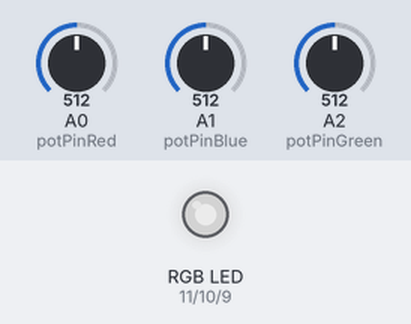
Simulated run of this sketch. Board: Arduino Uno, built with avr-gcc and run on an emulated ATmega328P. On the bench: an RGB LED mixed from three pins (HIGH = lit). Inputs (shaded band) come from the test bench; at power-on: A0 (potPinRed) = 512, A1 (potPinBlue) = 512, A2 (potPinGreen) = 512. Dim RGB values are drawn brighter than linear.

Above: at 1.2 s.
1.3 s: A0 (potPinRed) set to 716
At 2.1 s:
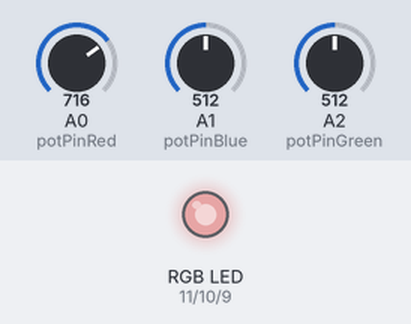
2.8 s: A1 (potPinBlue) set to 716
At 3.2 s:
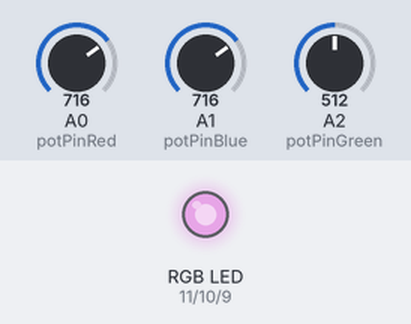
4.3 s: A2 (potPinGreen) set to 716
At 5.5 s:
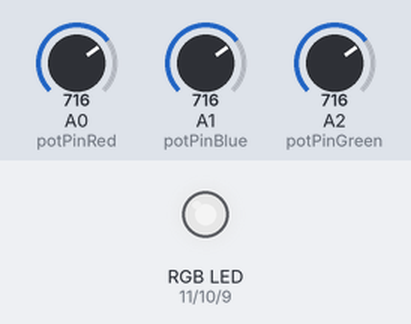
5.8 s: A0 (potPinRed) set to 900
At 6.7 s:
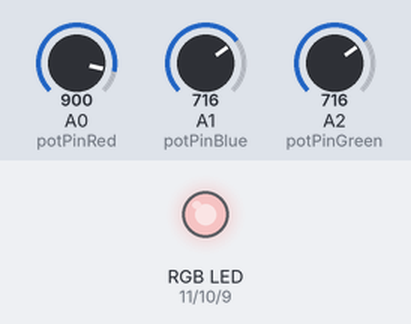
7.3 s: A1 (potPinBlue) set to 900
At 7.8 s:
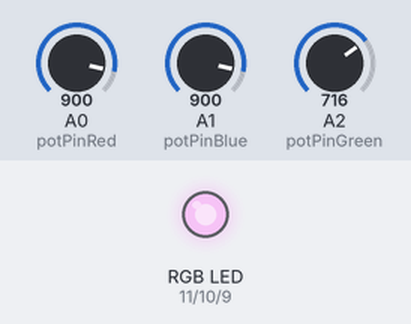
8.8 s: A2 (potPinGreen) set to 900
At 10.2 s:
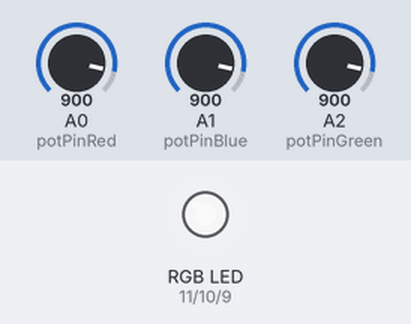
Timing chart, 0 to 11.3 s (numbered marks = the images above; inputs shaded):
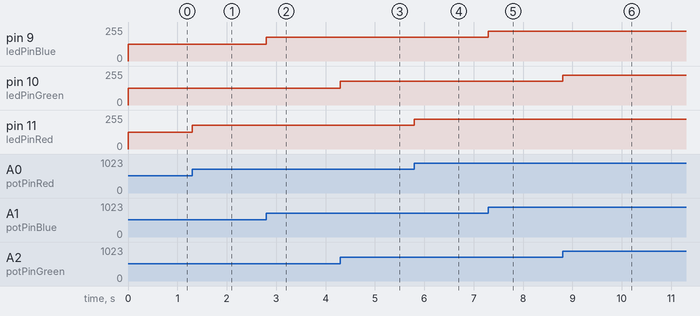

The sketch:

RGB_led.ino
```cpp
const int ledPinGreen = 10;
const int ledPinRed = 11;
const int ledPinBlue = 9;

const int potPinRed = A0;
const int potPinBlue = A1;
const int potPinGreen = A2;

int potValueRed = 0;
int potValueBlue = 0;
int potValueGreen = 0;

int brightnessRed, brightnessGreen, brightnessBlue;

const int maxAnalogValue = 255, maxVoltageValue = 1023;

void setup() {
  pinMode(ledPinGreen,OUTPUT);
  pinMode(ledPinRed,OUTPUT);
  pinMode(ledPinBlue,OUTPUT);

  pinMode(potPinRed,INPUT);
  pinMode(potPinBlue,INPUT);
  pinMode(potPinGreen,INPUT);
}

void loop() {
  potValueRed = analogRead(potPinRed);
  potValueBlue = analogRead(potPinBlue);
  potValueGreen = analogRead(potPinGreen);

  brightnessRed = map(potValueRed,0,maxVoltageValue,0,maxAnalogValue);
  brightnessBlue = map(potValueBlue,0,maxVoltageValue,0,maxAnalogValue);
  brightnessGreen = map(potValueGreen,0,maxVoltageValue,0,maxAnalogValue);

  analogWrite(ledPinRed,brightnessRed);
  analogWrite(ledPinBlue,brightnessBlue);
  analogWrite(ledPinGreen,brightnessGreen);
}
```

Measured:
- after the input at 1.3 s, pin 11 (ledPinRed): 127/255 → 178/255 at once
- after the input at 2.8 s, pin 9 (ledPinBlue): 127/255 → 178/255 at once
- after the input at 4.3 s, pin 10 (ledPinGreen): 127/255 → 178/255 at once
- after the input at 5.8 s, pin 11 (ledPinRed): 178/255 → 224/255 at once
- after the input at 7.3 s, pin 9 (ledPinBlue): 178/255 → 224/255 at once
- after the input at 8.8 s, pin 10 (ledPinGreen): 178/255 → 224/255 at once
